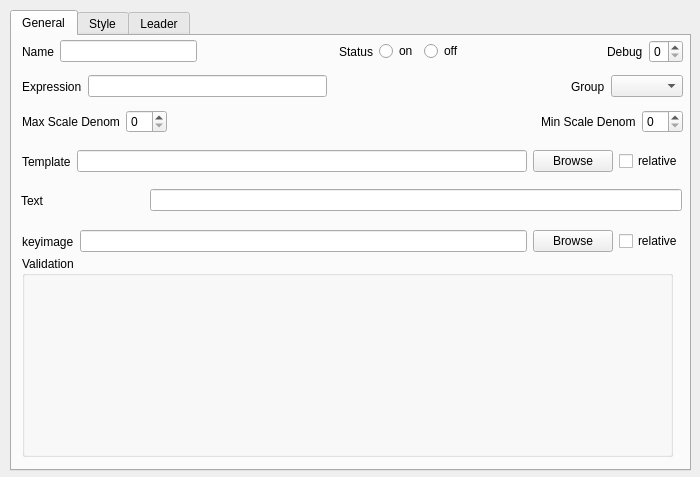
<?xml version="1.0" encoding="UTF-8"?>
<ui version="4.0">
 <class>layerclasssettings</class>
 <widget class="QWidget" name="layerclasssettings">
  <property name="geometry">
   <rect>
    <x>0</x>
    <y>0</y>
    <width>700</width>
    <height>477</height>
   </rect>
  </property>
  <property name="windowTitle">
   <string>Form</string>
  </property>
  <widget class="QTabWidget" name="classWidget">
   <property name="geometry">
    <rect>
     <x>10</x>
     <y>10</y>
     <width>681</width>
     <height>461</height>
    </rect>
   </property>
   <property name="currentIndex">
    <number>0</number>
   </property>
   <widget class="QWidget" name="class_general_tab">
    <attribute name="title">
     <string>General</string>
    </attribute>
    <widget class="QWidget" name="horizontalLayoutWidget_4">
     <property name="geometry">
      <rect>
       <x>10</x>
       <y>70</y>
       <width>661</width>
       <height>31</height>
      </rect>
     </property>
     <layout class="QHBoxLayout" name="horizontalLayout_4">
      <item>
       <widget class="QLabel" name="maxscaledenom_label">
        <property name="text">
         <string>Max Scale Denom</string>
        </property>
       </widget>
      </item>
      <item>
       <widget class="QSpinBox" name="mf_class_maxscaledenom_spin"/>
      </item>
      <item>
       <spacer name="horizontalSpacer_5">
        <property name="orientation">
         <enum>Qt::Horizontal</enum>
        </property>
        <property name="sizeHint" stdset="0">
         <size>
          <width>40</width>
          <height>20</height>
         </size>
        </property>
       </spacer>
      </item>
      <item>
       <widget class="QLabel" name="class_minscaledenom_label">
        <property name="text">
         <string>Min Scale Denom</string>
        </property>
       </widget>
      </item>
      <item>
       <widget class="QSpinBox" name="mf_class_minscaledenom_spin"/>
      </item>
     </layout>
    </widget>
    <widget class="QWidget" name="horizontalLayoutWidget_2">
     <property name="geometry">
      <rect>
       <x>10</x>
       <y>35</y>
       <width>661</width>
       <height>31</height>
      </rect>
     </property>
     <layout class="QHBoxLayout" name="horizontalLayout_2">
      <item>
       <widget class="QLabel" name="mf_label_expression">
        <property name="text">
         <string>Expression</string>
        </property>
       </widget>
      </item>
      <item>
       <widget class="QLineEdit" name="mf_class_expression_edit"/>
      </item>
      <item>
       <spacer name="horizontalSpacer_3">
        <property name="orientation">
         <enum>Qt::Horizontal</enum>
        </property>
        <property name="sizeHint" stdset="0">
         <size>
          <width>40</width>
          <height>20</height>
         </size>
        </property>
       </spacer>
      </item>
      <item>
       <widget class="QLabel" name="label_2">
        <property name="text">
         <string>Group</string>
        </property>
       </widget>
      </item>
      <item>
       <widget class="QComboBox" name="mf_class_group_combo"/>
      </item>
     </layout>
    </widget>
    <widget class="QWidget" name="horizontalLayoutWidget">
     <property name="geometry">
      <rect>
       <x>10</x>
       <y>0</y>
       <width>661</width>
       <height>31</height>
      </rect>
     </property>
     <layout class="QHBoxLayout" name="horizontalLayout">
      <item>
       <widget class="QLabel" name="label_name">
        <property name="text">
         <string>Name</string>
        </property>
       </widget>
      </item>
      <item>
       <widget class="QLineEdit" name="mf_class_name_edit"/>
      </item>
      <item>
       <spacer name="horizontalSpacer">
        <property name="orientation">
         <enum>Qt::Horizontal</enum>
        </property>
        <property name="sizeHint" stdset="0">
         <size>
          <width>40</width>
          <height>20</height>
         </size>
        </property>
       </spacer>
      </item>
      <item>
       <widget class="QLabel" name="label_status">
        <property name="text">
         <string>Status</string>
        </property>
       </widget>
      </item>
      <item>
       <widget class="QRadioButton" name="mf_class_status_on">
        <property name="text">
         <string>on</string>
        </property>
       </widget>
      </item>
      <item>
       <widget class="QRadioButton" name="mf_class_status_off">
        <property name="text">
         <string>off</string>
        </property>
       </widget>
      </item>
      <item>
       <spacer name="horizontalSpacer_2">
        <property name="orientation">
         <enum>Qt::Horizontal</enum>
        </property>
        <property name="sizeHint" stdset="0">
         <size>
          <width>40</width>
          <height>20</height>
         </size>
        </property>
       </spacer>
      </item>
      <item>
       <widget class="QLabel" name="label_debug">
        <property name="text">
         <string>Debug</string>
        </property>
       </widget>
      </item>
      <item>
       <widget class="QSpinBox" name="mf_class_debug">
        <property name="maximum">
         <number>2</number>
        </property>
       </widget>
      </item>
     </layout>
    </widget>
    <widget class="QWidget" name="horizontalLayoutWidget_5">
     <property name="geometry">
      <rect>
       <x>10</x>
       <y>110</y>
       <width>661</width>
       <height>31</height>
      </rect>
     </property>
     <layout class="QHBoxLayout" name="horizontalLayout_5">
      <item>
       <widget class="QLabel" name="label_5">
        <property name="text">
         <string>Template</string>
        </property>
       </widget>
      </item>
      <item>
       <widget class="QLineEdit" name="mf_class_template_edit"/>
      </item>
      <item>
       <widget class="QPushButton" name="mf_class_template_button">
        <property name="text">
         <string>Browse</string>
        </property>
       </widget>
      </item>
      <item>
       <widget class="QCheckBox" name="mf_class_template_relative">
        <property name="text">
         <string>relative</string>
        </property>
       </widget>
      </item>
     </layout>
    </widget>
    <widget class="QGroupBox" name="mf_group_validation">
     <property name="geometry">
      <rect>
       <x>10</x>
       <y>220</y>
       <width>651</width>
       <height>201</height>
      </rect>
     </property>
     <property name="title">
      <string>Validation</string>
     </property>
    </widget>
    <widget class="QWidget" name="horizontalLayoutWidget_6">
     <property name="geometry">
      <rect>
       <x>9</x>
       <y>149</y>
       <width>661</width>
       <height>31</height>
      </rect>
     </property>
     <layout class="QHBoxLayout" name="horizontalLayout_6">
      <item>
       <widget class="QLabel" name="label_text">
        <property name="text">
         <string>Text</string>
        </property>
       </widget>
      </item>
      <item>
       <spacer name="horizontalSpacer_6">
        <property name="orientation">
         <enum>Qt::Horizontal</enum>
        </property>
        <property name="sizeType">
         <enum>QSizePolicy::Maximum</enum>
        </property>
        <property name="sizeHint" stdset="0">
         <size>
          <width>100</width>
          <height>20</height>
         </size>
        </property>
       </spacer>
      </item>
      <item>
       <widget class="QLineEdit" name="mf_lineEdit_text"/>
      </item>
     </layout>
    </widget>
    <widget class="QWidget" name="horizontalLayoutWidget_7">
     <property name="geometry">
      <rect>
       <x>10</x>
       <y>190</y>
       <width>661</width>
       <height>31</height>
      </rect>
     </property>
     <layout class="QHBoxLayout" name="horizontalLayout_7">
      <item>
       <widget class="QLabel" name="mf_label_keyimage">
        <property name="text">
         <string>keyimage</string>
        </property>
       </widget>
      </item>
      <item>
       <widget class="QLineEdit" name="mf_keyimage_edit"/>
      </item>
      <item>
       <widget class="QPushButton" name="mf_keyimage_button">
        <property name="text">
         <string>Browse</string>
        </property>
       </widget>
      </item>
      <item>
       <widget class="QCheckBox" name="mf_layer_keyimage_relative">
        <property name="text">
         <string>relative</string>
        </property>
       </widget>
      </item>
     </layout>
    </widget>
   </widget>
   <widget class="QWidget" name="class_style_tab">
    <attribute name="title">
     <string>Style</string>
    </attribute>
   </widget>
   <widget class="QWidget" name="class_leader_tab">
    <attribute name="title">
     <string>Leader</string>
    </attribute>
    <widget class="QGroupBox" name="class_leader_group">
     <property name="geometry">
      <rect>
       <x>10</x>
       <y>10</y>
       <width>661</width>
       <height>411</height>
      </rect>
     </property>
     <property name="title">
      <string>Leader</string>
     </property>
     <property name="checkable">
      <bool>true</bool>
     </property>
     <property name="checked">
      <bool>false</bool>
     </property>
     <widget class="QWidget" name="horizontalLayoutWidget_3">
      <property name="geometry">
       <rect>
        <x>13</x>
        <y>30</y>
        <width>641</width>
        <height>31</height>
       </rect>
      </property>
      <layout class="QHBoxLayout" name="horizontalLayout_3">
       <item>
        <widget class="QLabel" name="label_3">
         <property name="text">
          <string>Grid Steps</string>
         </property>
        </widget>
       </item>
       <item>
        <widget class="QSpinBox" name="class_leader_gridstep">
         <property name="value">
          <number>5</number>
         </property>
        </widget>
       </item>
       <item>
        <spacer name="horizontalSpacer_4">
         <property name="orientation">
          <enum>Qt::Horizontal</enum>
         </property>
         <property name="sizeHint" stdset="0">
          <size>
           <width>40</width>
           <height>20</height>
          </size>
         </property>
        </spacer>
       </item>
       <item>
        <widget class="QLabel" name="label_4">
         <property name="text">
          <string>Max Distance</string>
         </property>
        </widget>
       </item>
       <item>
        <widget class="QSpinBox" name="class_leader_maxdistance"/>
       </item>
      </layout>
     </widget>
    </widget>
   </widget>
  </widget>
 </widget>
 <resources/>
 <connections/>
</ui>
